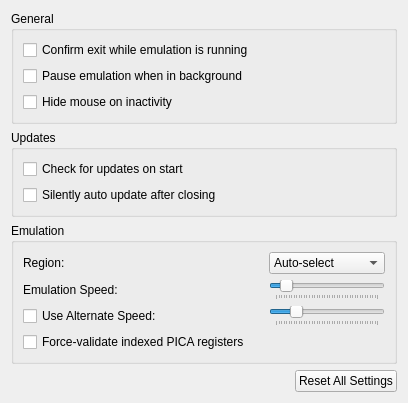
<?xml version="1.0" encoding="UTF-8"?>
<ui version="4.0">
 <class>ConfigureGeneral</class>
 <widget class="QWidget" name="ConfigureGeneral">
  <property name="geometry">
   <rect>
    <x>0</x>
    <y>0</y>
    <width>408</width>
    <height>396</height>
   </rect>
  </property>
  <property name="windowTitle">
   <string>Form</string>
  </property>
  <layout class="QHBoxLayout" name="horizontalLayout">
   <item>
    <layout class="QVBoxLayout" name="verticalLayout">
     <item>
      <widget class="QGroupBox" name="groupBox">
       <property name="title">
        <string>General</string>
       </property>
       <layout class="QVBoxLayout" name="verticalLayout_5">
        <item>
         <widget class="QCheckBox" name="toggle_check_exit">
          <property name="text">
           <string>Confirm exit while emulation is running</string>
          </property>
         </widget>
        </item>
        <item>
         <widget class="QCheckBox" name="toggle_background_pause">
          <property name="text">
           <string>Pause emulation when in background</string>
          </property>
         </widget>
        </item>
        <item>
         <widget class="QCheckBox" name="toggle_hide_mouse">
          <property name="text">
           <string>Hide mouse on inactivity</string>
          </property>
         </widget>
        </item>
       </layout>
      </widget>
     </item>
     <item>
      <widget class="QGroupBox" name="updateBox">
       <property name="title">
        <string>Updates</string>
       </property>
       <layout class="QVBoxLayout" name="verticalLayout_4">
        <item>
         <widget class="QCheckBox" name="toggle_update_check">
          <property name="text">
           <string>Check for updates on start</string>
          </property>
         </widget>
        </item>
        <item>
         <widget class="QCheckBox" name="toggle_auto_update">
          <property name="text">
           <string>Silently auto update after closing</string>
          </property>
         </widget>
        </item>
       </layout>
      </widget>
     </item>
     <item>
      <widget class="QGroupBox" name="groupBox_4">
       <property name="title">
        <string>Emulation</string>
       </property>
       <layout class="QGridLayout" name="gridLayout">
        <item row="0" column="2">
         <widget class="QComboBox" name="region_combobox">
          <item>
           <property name="text">
            <string>Auto-select</string>
           </property>
          </item>
          <item>
           <property name="text">
            <string notr="true">JPN</string>
           </property>
          </item>
          <item>
           <property name="text">
            <string notr="true">USA</string>
           </property>
          </item>
          <item>
           <property name="text">
            <string notr="true">EUR</string>
           </property>
          </item>
          <item>
           <property name="text">
            <string notr="true">AUS</string>
           </property>
          </item>
          <item>
           <property name="text">
            <string notr="true">CHN</string>
           </property>
          </item>
          <item>
           <property name="text">
            <string notr="true">KOR</string>
           </property>
          </item>
          <item>
           <property name="text">
            <string notr="true">TWN</string>
           </property>
          </item>
         </widget>
        </item>
        <item row="3" column="0">
         <widget class="QCheckBox" name="toggle_use_force_indexed">
          <property name="text">
           <string>Force-validate indexed PICA registers</string>
          </property>
         </widget>
        </item>
        <item row="1" column="0">
         <widget class="QLabel" name="label_emulation_speed">
          <property name="text">
           <string>Emulation Speed:</string>
          </property>
         </widget>
        </item>
        <item row="2" column="0">
         <widget class="QCheckBox" name="toggle_alternate_speed">
          <property name="text">
           <string>Use Alternate Speed:</string>
          </property>
         </widget>
        </item>
        <item row="1" column="2">
         <widget class="QSlider" name="frame_limit">
          <property name="minimum">
           <number>0</number>
          </property>
          <property name="maximum">
           <number>199</number>
          </property>
          <property name="singleStep">
           <number>5</number>
          </property>
          <property name="pageStep">
           <number>15</number>
          </property>
          <property name="value">
           <number>19</number>
          </property>
          <property name="orientation">
           <enum>Qt::Horizontal</enum>
          </property>
          <property name="tickPosition">
           <enum>QSlider::TicksBelow</enum>
          </property>
         </widget>
        </item>
        <item row="1" column="1">
         <widget class="QLabel" name="emulation_speed_display_label">
          <property name="text">
           <string/>
          </property>
          <property name="alignment">
           <set>Qt::AlignRight|Qt::AlignTrailing|Qt::AlignVCenter</set>
          </property>
         </widget>
        </item>
        <item row="0" column="0">
         <widget class="QLabel" name="label">
          <property name="text">
           <string>Region:</string>
          </property>
         </widget>
        </item>
        <item row="2" column="2">
         <widget class="QSlider" name="frame_limit_alternate">
          <property name="minimum">
           <number>0</number>
          </property>
          <property name="maximum">
           <number>199</number>
          </property>
          <property name="singleStep">
           <number>5</number>
          </property>
          <property name="pageStep">
           <number>15</number>
          </property>
          <property name="value">
           <number>39</number>
          </property>
          <property name="orientation">
           <enum>Qt::Horizontal</enum>
          </property>
          <property name="tickPosition">
           <enum>QSlider::TicksBelow</enum>
          </property>
         </widget>
        </item>
        <item row="2" column="1">
         <widget class="QLabel" name="emulation_speed_alternate_display_label">
          <property name="text">
           <string/>
          </property>
          <property name="alignment">
           <set>Qt::AlignRight|Qt::AlignTrailing|Qt::AlignVCenter</set>
          </property>
         </widget>
        </item>
       </layout>
      </widget>
     </item>
     <item alignment="Qt::AlignRight">
      <widget class="QPushButton" name="button_reset_defaults">
       <property name="text">
        <string>Reset All Settings</string>
       </property>
      </widget>
     </item>
     <item>
      <spacer name="verticalSpacer">
       <property name="orientation">
        <enum>Qt::Vertical</enum>
       </property>
       <property name="sizeHint" stdset="0">
        <size>
         <width>20</width>
         <height>40</height>
        </size>
       </property>
      </spacer>
     </item>
    </layout>
   </item>
  </layout>
 </widget>
 <resources/>
 <connections/>
</ui>
